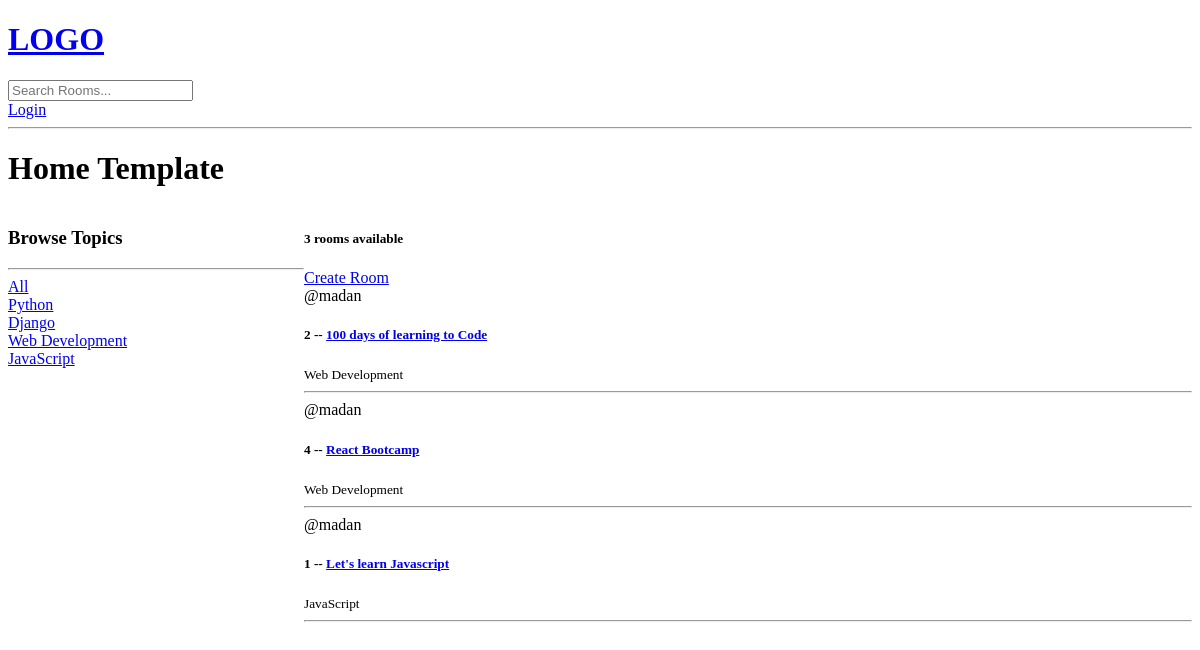
Before: / with the older database file.
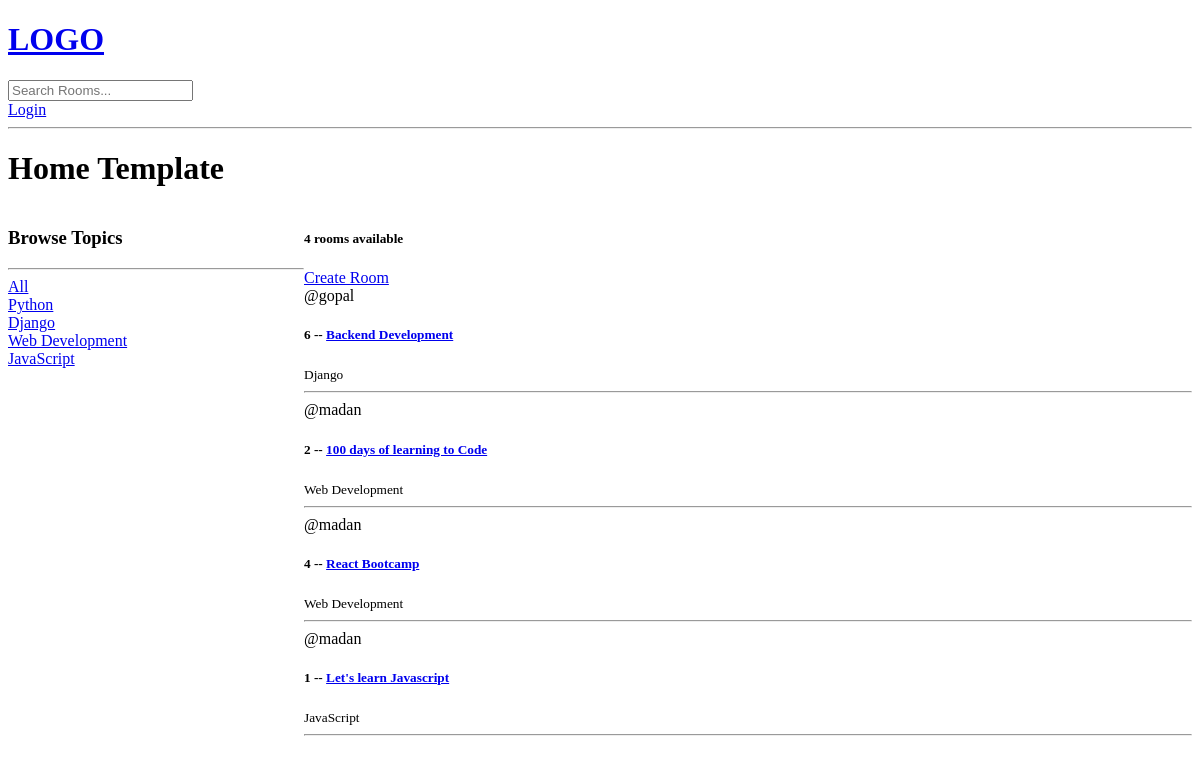
After: the same page with the newer database file.
### base/models.py (models this page shows, shortened)
class Topic(models.Model):
    name = models.CharField(max_length = 200)

class Room(models.Model):
    host = models.ForeignKey(User, on_delete = models.SET_NULL, null = True)
    topic = models.ForeignKey(Topic, on_delete = models.SET_NULL, null = True)
    name = models.CharField(max_length = 200)
    description = models.TextField(null = True, blank = True)
    updated = models.DateTimeField(auto_now = True)
    created = models.DateTimeField(auto_now_add = True)
    class Meta:
        ordering = ['-updated', '-created']

### base/views.py (the view)
# urls.py: 2. Add a URL to urlpatterns:  path('', views.home, name='home')
def home(request):
    q = request.GET.get('q') if request.GET.get('q') != None else ''
    rooms = Room.objects.filter(Q(topic__name__icontains = q) | Q(name__icontains=q) | Q(description__icontains = q))
    topics = Topic.objects.all()
    room_count = rooms.count()
    context = {'rooms' : rooms, 'topics' : topics, 'room_count' : room_count}
    return  render(request, 'base/home.html', context)

### base/templates/base/home.html (shortened to what this page needs)
{% extends 'main.html' %}
{% block content %}
<h1>Home Template</h1>
<div class = "home-container">
    <div>
        <h3>Browse Topics</h3>
        <hr>
        <div>
            <a href = "{% url 'home' %}">All</a>
        </div>
        {% for topic in topics%}
        <div>
            <a href = "{% url 'home' %}?q={{topic.name}}">{{topic.name}}</a>
        </div>
        {% endfor %}
    </div>
    <div>
        <h5>{{room_count}} rooms available</h5>
        <a href = "{% url 'create-room' %}">Create Room</a>
        <div>
           {% for room in rooms%}
                <div>
                    <span>@{{room.host.username}}</span>
                    <h5>{{room.id}} -- <a href = "{% url 'room' room.id %}">{{room.name}}</a></h5>
                    <small>{{room.topic.name}}</small>
                    <hr>
                </div>
            {% endfor %}
        </div>
    </div>
</div>
{% endblock content %}

### templates/main.html (shortened to what this page needs)
<!DOCTYPE html>
<html lang="en">
<head>
</head>
<body>
    {% include 'navbar.html' %}
    {% block content %}
    {% endblock %}
</body>
</html>

### templates/navbar.html
<a href = "/">
  <h1>LOGO</h1>
</a>
<form method = "GET" action = "{% url 'home' %}">
  <input type = "text" name = "q" placeholder="Search Rooms... "/>
</form>
{% if request.user.is_authenticated %}
<p>Hello {{request.user}}</p>
<a href = "{% url 'logout' %}">Logout</a>
{% else %}
<a href = "{% url 'login' %}">Login</a>
{% endif %}
<hr>

### base/templates/base/home.html (style rules this page uses)
.home-container { display: grid; grid-template-columns: 1fr 3fr; }

Changed rows visible on the page:
added Room: host.username "gopal", id "6", name "Backend Development", topic.name "Django"
Other visible differences:
{{ room_count }}: "3" → "4"
